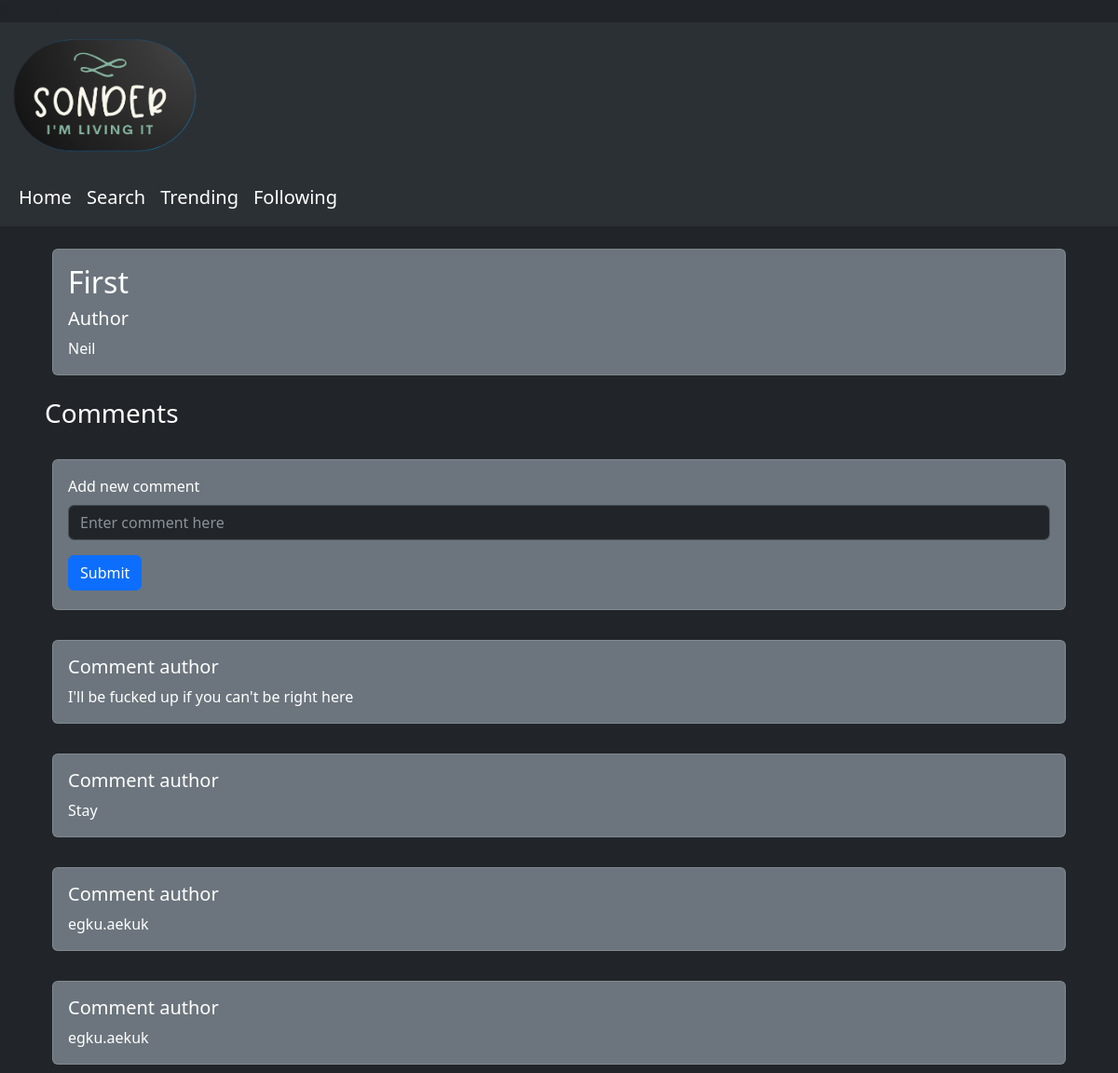
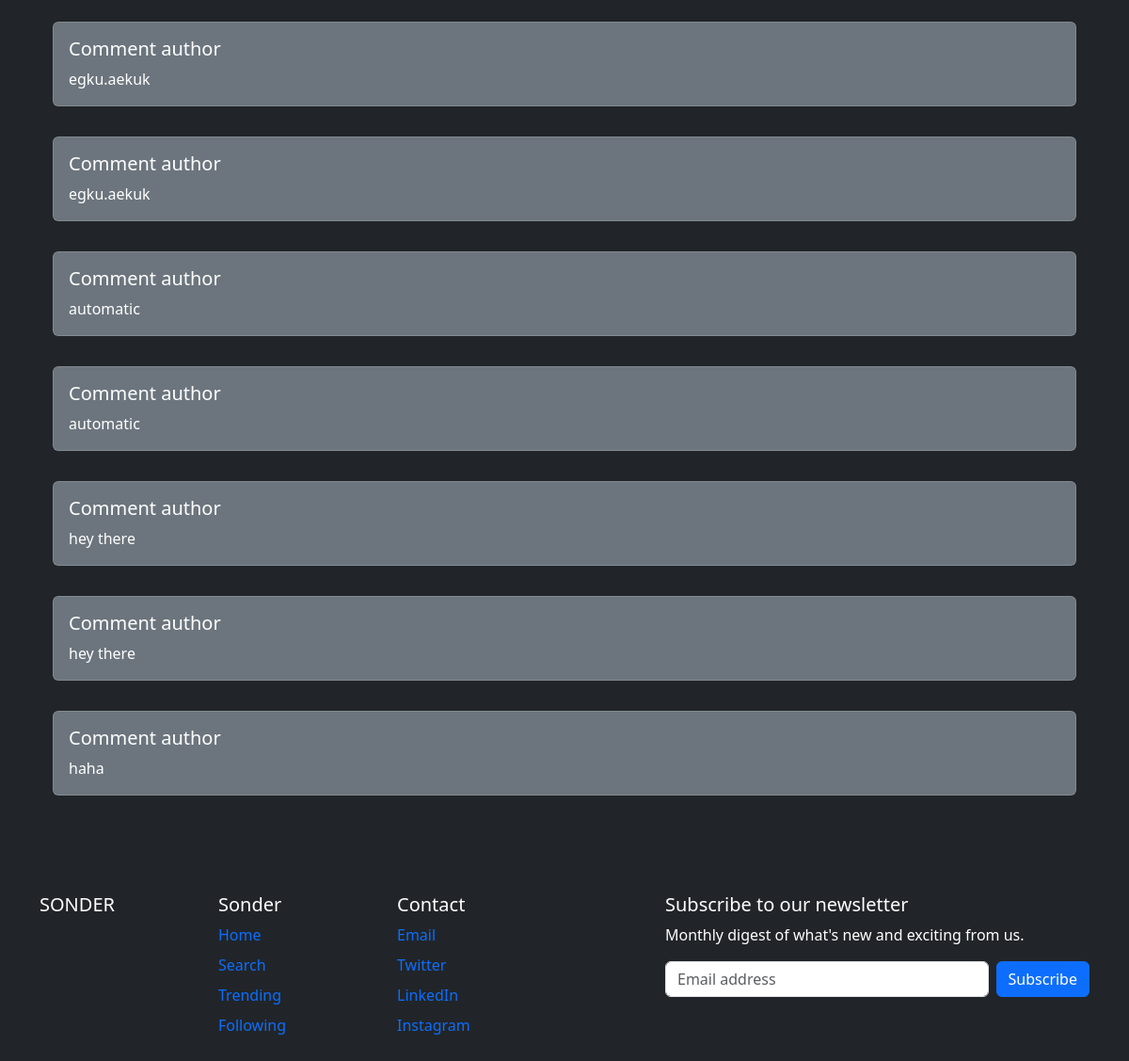
The page /1 on the database its author committed (2 pictures, top to bottom).
### tables this page shows
CREATE TABLE posts (
    id INTEGER PRIMARY KEY AUTOINCREMENT,
    created TIMESTAMP NOT NULL DEFAULT CURRENT_TIMESTAMP,
    title TEXT NOT NULL,
    content TEXT NOT NULL
);

CREATE TABLE comments (
    comment_id INTEGER PRIMARY KEY AUTOINCREMENT,
    created TIMESTAMP NOT NULL DEFAULT CURRENT_TIMESTAMP,
    post_id INTEGER NOT NULL,
    content TEXT NOT NULL
);

### app.py (the view, shortened to what this page needs)
@app.route('/<int:postId>', methods=('GET', 'POST'))
def viewPost(postId):
    post = getPost(postId)
    comments = getComments(postId)
    return render_template('blogpost.html', posts=post, comments=comments)

### app.py (called while the page is built)
def get_db_connection():
    conn = sqlite3.connect('database.db')
    conn.row_factory = sqlite3.Row
    return conn

def getPost(postId):
    conn = get_db_connection()
    post = conn.execute('SELECT * FROM posts WHERE id = ?', (postId,)).fetchone()
    conn.close()
    if post is None:
        abort(404)
    return post

def getComments(postId):
    conn = get_db_connection()
    comments = conn.execute('SELECT * FROM comments WHERE post_id = ?', (postId,)).fetchall()
    conn.close()
    if comments is None:
        return {}
    return comments

### templates/blogpost.html (shortened to what this page needs)
{% extends 'base.html' %}
{% block body %}
      <div class="d-grid gap-3">
        <div class="p-2 bg-dark text-white mx-5 mt-3" data-bs-theme="dark">
            <div class="card bg-secondary text-white" data-bs-theme = "dark">
                <div class="card-body">
                  <h2 class="card-title">{{posts.title}}</h2>
                  <h5> Author </h5>
                  <p class="card-text">{{posts.content}}</p>
                </div>
              </div>
        </div>
        <div><h3 class = "text-white mx-5">Comments</h3></div>
        <div class="p-2 bg-dark text-white mx-5" data-bs-theme="dark">
          <div class="card bg-secondary text-white" data-bs-theme = "dark">
          <div class="card-body">
        <form method="post">
        <div class="mb-3">
          <label for="exampleInputComment1" class="form-label text-white">Add new comment</label>
          <input type="text" class="form-control" id="exampleInputComment1" placeholder="Enter comment here" name="content"></input>
        </div>
        <button type="submit" class="btn btn-primary mb-1">Submit</button>
      </form>
    </div>
  </div>
</div>
        {%for comment in comments%}
        <div class="p-2 bg-dark text-white mx-5" data-bs-theme="dark">
            <div class="card bg-secondary text-white" data-bs-theme = "dark">
                <div class="card-body">
                  <h5> Comment author </h5>
                  <p class="card-text">{{comment.content}}</p>
                </div>
              </div>
        </div>
        {% endfor %}
      </div>
{% endblock %}

### rows shown on the page
posts: title "First", content "Neil"
comments: content "I'll be fucked up if you can't be right here"
comments: content "Stay"
comments: content "egku.aekuk"
comments: content "egku.aekuk"
comments: content "egku.aekuk"
comments: content "egku.aekuk"
comments: content "automatic"
comments: content "automatic"
comments: content "hey there"
comments: content "hey there"
comments: content "haha"
